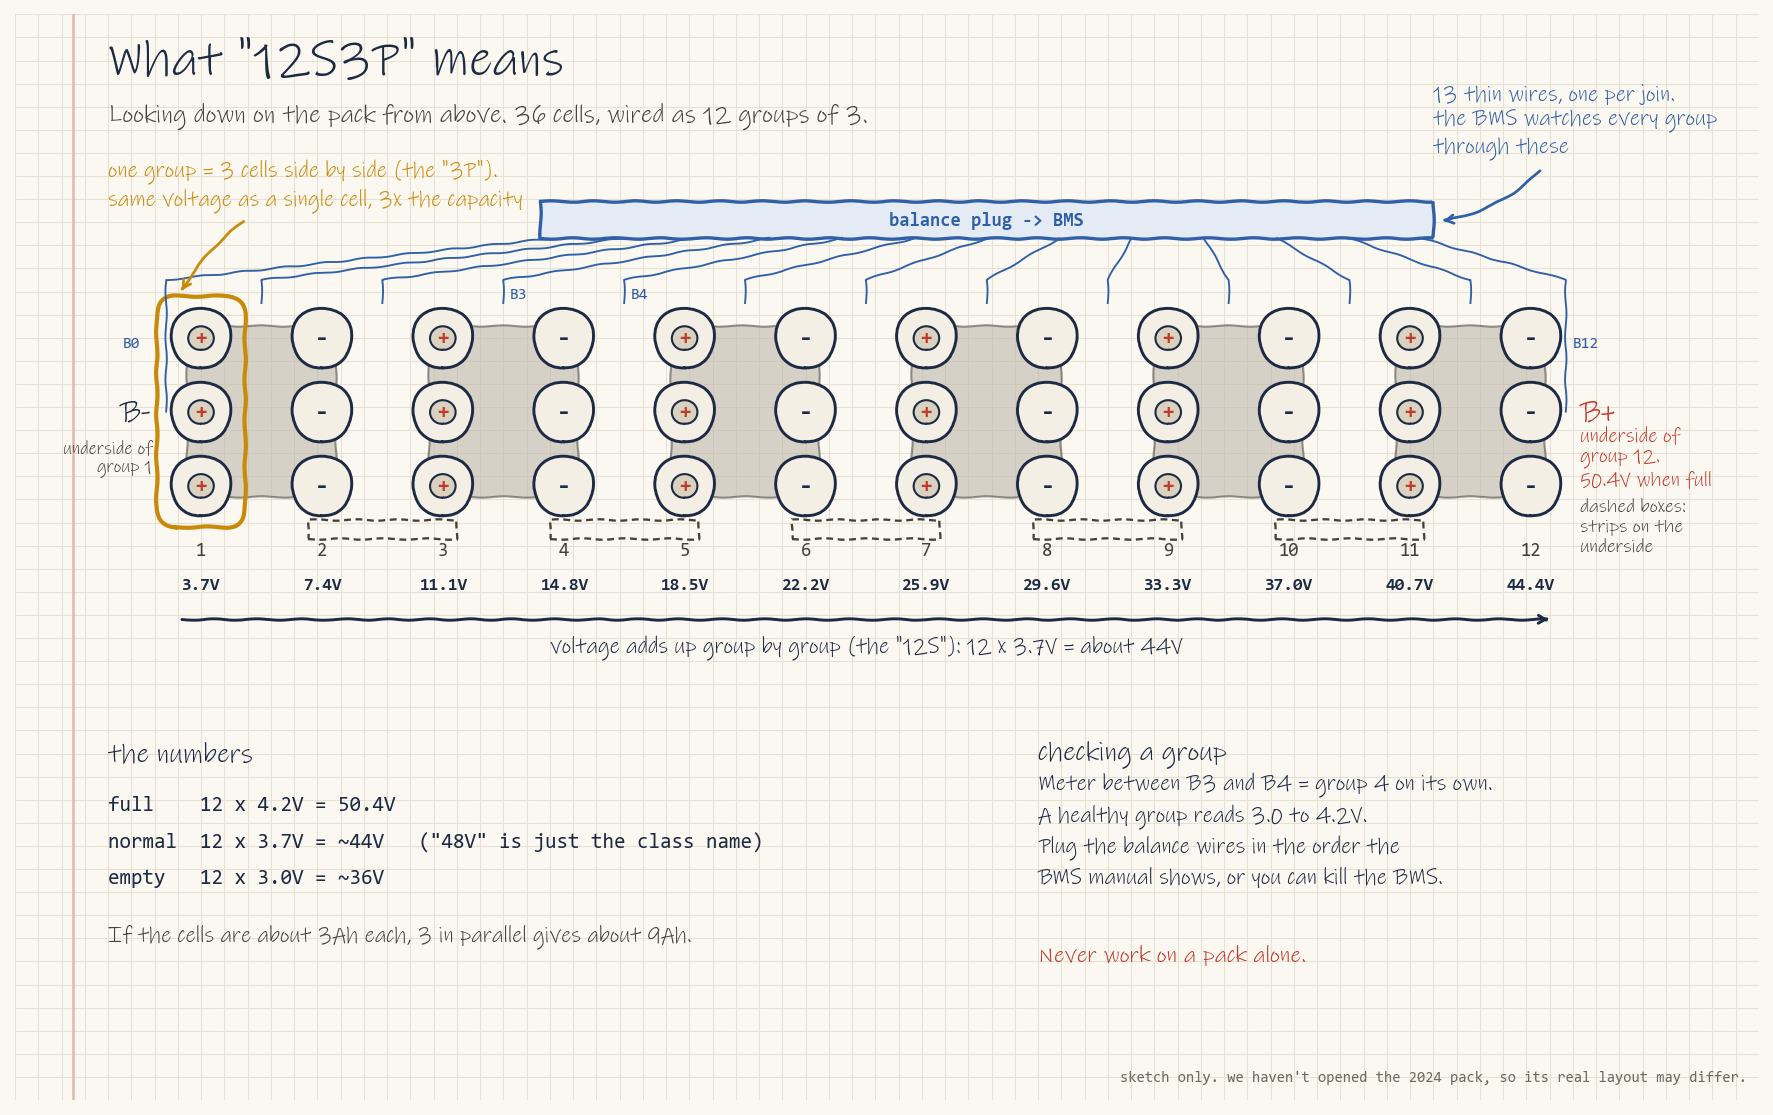

Generate this figure with Python:
import sys, os
sys.path.insert(0, os.path.join(os.path.dirname(os.path.abspath(__file__)), '..', '..', 'docs', 'diagrams'))
from notebook import *
from matplotlib.patches import Circle, Rectangle, FancyBboxPatch

fig, ax = page(150, 94, (15, 9.4))
note(ax, 8, 90, 'What "12S3P" means', size=24, weight='bold')
note(ax, 8, 85.2, 'Looking down on the pack from above. 36 cells, wired as 12 groups of 3.', size=12, color=PENCIL)

r = 2.6
gx0, pitch = 16, 10.4
ys = [66, 59.6, 53.2]
NICKEL = '#b8b2a4'
xs = [gx0 + g * pitch for g in range(12)]

# nickel strips on top: join each group's cells, and link pairs 1-2, 3-4 ...
for g in range(0, 12, 2):
    ax.add_patch(Rectangle((xs[g] - 1.2, ys[2] - 1), xs[g + 1] - xs[g] + 2.4, ys[0] - ys[2] + 2, fc=NICKEL, ec=PENCIL, lw=1, alpha=0.55, zorder=1))
ax.add_patch(Rectangle((xs[0] - 1.2, ys[2] - 1), 2.4, ys[0] - ys[2] + 2, fc=NICKEL, ec=PENCIL, lw=1, alpha=0.0))
for g in range(12):
    up = (g % 2 == 0)
    for y in ys:
        ax.add_patch(Circle((xs[g], y), r, fc='#f3efe4', ec=INK, lw=1.4, zorder=2))
        if up:
            ax.add_patch(Circle((xs[g], y), 1.05, fc='#d9d2c0', ec=INK, lw=1, zorder=3))
            mono(ax, xs[g], y, '+', size=10, color=RED, ha='center', weight='bold', zorder=4)
        else:
            mono(ax, xs[g], y, '-', size=12, color=INK, ha='center', weight='bold', zorder=4)
    mono(ax, xs[g], 47.6, f'{g + 1}', size=9, color=PENCIL, ha='center')
    mono(ax, xs[g], 44.6, f'{3.7 * (g + 1):.1f}V', size=8.4, color=INK, ha='center', weight='bold')

# underside strips (dashed): link 2-3, 4-5 ...
for g in range(1, 11, 2):
    ax.add_patch(Rectangle((xs[g] - 1.2, ys[2] - 4.6), xs[g + 1] - xs[g] + 2.4, 1.6, fc='none', ec=PENCIL, lw=1.1, ls=(0, (3, 2))))
note(ax, xs[-1] + 4.2, ys[2] - 3.5, 'dashed boxes:\nstrips on the\nunderside', size=9, color=PENCIL, ha='left', linespacing=1.1)
# ends
note(ax, xs[0] - 4.2, ys[1], 'B-', size=15, color=INK, ha='right', weight='bold')
note(ax, xs[0] - 4.2, ys[1] - 4, 'underside of\ngroup 1', size=8.5, color=PENCIL, ha='right', linespacing=1)
note(ax, xs[-1] + 4.2, ys[1], 'B+', size=15, color=RED, ha='left', weight='bold')
note(ax, xs[-1] + 4.2, ys[1] - 4, 'underside of\ngroup 12.\n50.4V when full', size=9.5, color=RED, ha='left', linespacing=1.1)

# bracket around group 1
ax.add_patch(FancyBboxPatch((xs[0] - 3.8, ys[2] - 3.6), 7.6, ys[0] - ys[2] + 7.2, boxstyle='round,pad=0,rounding_size=1.6', fc='none', ec=GOLD, lw=2))
point(ax, (8, 77.5), (xs[0] - 2, ys[0] + 3.5), 'one group = 3 cells side by side (the "3P").\nsame voltage as a single cell, 3x the capacity',
      color=GOLD, rad=0.2)

# running total arrow
ax.annotate('', xy=(xs[-1] + 2, 41.6), xytext=(xs[0] - 2, 41.6), arrowprops=dict(arrowstyle='->', color=INK, lw=1.4))
note(ax, (xs[0] + xs[-1]) / 2, 39.2, 'voltage adds up group by group (the "12S"): 12 x 3.7V = about 44V', size=10.5, ha='center')

# balance wires
cy = 76
ax.add_patch(Rectangle((xs[3] - 2, cy - 1.4), xs[10] - xs[3] + 4, 3.2, fc='#e4ebf5', ec=BLUE, lw=1.6))
mono(ax, (xs[3] + xs[10]) / 2, cy + 0.2, 'balance plug -> BMS', size=9, color=BLUE, ha='center', weight='bold')
taps = [xs[0] - r - 0.4] + [(xs[g] + xs[g + 1]) / 2 for g in range(11)] + [xs[-1] + r + 0.4]
for k, x in enumerate(taps):
    tx = xs[3] - 1 + k * (xs[10] - xs[3] + 2) / 12
    ax.plot([x, x, tx], [ys[0] + r + 0.4 if 0 < k < 12 else ys[1], 71, cy - 1.4], color=BLUE, lw=0.9)
    if k in (0, 3, 4, 12):
        mono(ax, x + (0.6 if k else -2.2), 70.4 if 0 < k < 12 else ys[1] + 6.5, f'B{k}', size=7.6, color=BLUE, ha='left' if k else 'right', va='top')
point(ax, (122, 82), (xs[10] + 2.2, cy), '13 thin wires, one per join.\nthe BMS watches every group\nthrough these', color=BLUE, rad=-0.25, ha='left')

# notes at the bottom
note(ax, 8, 30, 'the numbers', size=13, weight='bold')
mono(ax, 8, 25.6, 'full    12 x 4.2V = 50.4V', size=10)
mono(ax, 8, 22.4, 'normal  12 x 3.7V = ~44V   ("48V" is just the class name)', size=10)
mono(ax, 8, 19.2, 'empty   12 x 3.0V = ~36V', size=10)
note(ax, 8, 14.2, 'If the cells are about 3Ah each, 3 in parallel gives about 9Ah.', size=10.5, color=PENCIL)

note(ax, 88, 30, 'checking a group', size=13, weight='bold')
note(ax, 88, 23.4, 'Meter between B3 and B4 = group 4 on its own.\nA healthy group reads 3.0 to 4.2V.\nPlug the balance wires in the order the\nBMS manual shows, or you can kill the BMS.', size=10.5, linespacing=1.35)
note(ax, 88, 12.6, 'Never work on a pack alone.', size=11, color=RED)

mono(ax, 149, 2, "sketch only. we haven't opened the 2024 pack, so its real layout may differ.", size=7.2, color='#6f6a60', ha='right')
save(fig, os.path.join(os.path.dirname(os.path.abspath(__file__)), 'pack-12s3p.png'))
